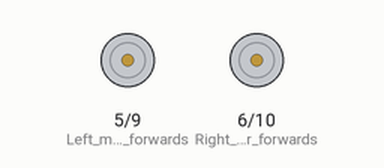
This sketch was run on a simulated Arduino Uno, built with avr-gcc and run on an emulated ATmega328P. Shown: motor-driver pin pairs drawn as motors (green arrow = first pin HIGH = forward, orange = second pin HIGH = backward, longer = more drive).

Above: at 0.1 s.
At 4.6 s:
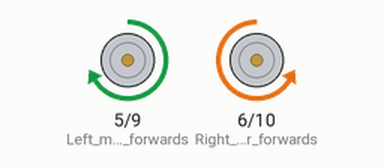
At 19.1 s:
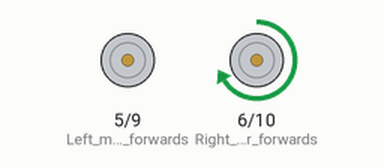
At 38.6 s:
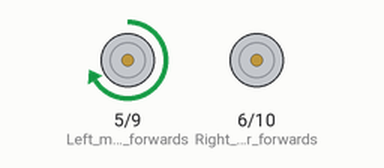
Timing chart, 0 to 40.0 s (numbered marks = the images above):
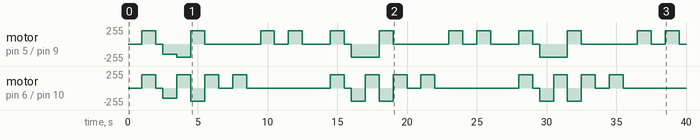

The sketch:

move_control.ino
```cpp
int left = 0;
int Left_motor_backwards=9;     //左电机后退(IN1)
int Left_motor_forwards=5;     //左电机前进(IN2)

int right = 1;
int Right_motor_forwards=6;    // 右电机前进(IN3)
int Right_motor_backwards=10;    // 右电机后退(IN4)

void setup() {
  pinMode(Left_motor_forwards,OUTPUT);
  pinMode(Left_motor_backwards,OUTPUT);
  pinMode(Right_motor_forwards,OUTPUT);
  pinMode(Right_motor_backwards,OUTPUT);
}

void unilateralControl(int side, int back, int go, int velocity, int time) { //单边电机控制：前进/后退/停转
  if (back && go) return;

  int backwards, forwards;
  //assert：side输入无误
  side == left ? ( backwards = Left_motor_backwards, forwards = Left_motor_forwards ) :
  ( backwards = Right_motor_backwards, forwards = Right_motor_forwards );

  digitalWrite(backwards, back ? HIGH : LOW);
  digitalWrite(forwards, go ? HIGH : LOW);

  //PWM比例0~255可调速
  analogWrite(backwards, back ? velocity : 0);
  analogWrite(forwards, go ? velocity : 0);
  delay(time);
}

void run(int time) { //小车前进
  // 右电机前进
  unilateralControl(right, 0, 1, 200, 0);

  // 左电机前进
  unilateralControl(left, 0, 1, 200, 0);
  delay(time);
}

void brake(int time) { //小车制动
  //右电机停转
  unilateralControl(right, 0, 0, 0, 0);

  //左电机停转
  unilateralControl(left, 0, 0, 0, 0);
  delay(time);
}

void turn_left(int time) { //小车左转向
   //右电机前进
  unilateralControl(right, 0, 1, 200, 0);

  //左电机停转
  unilateralControl(left, 0, 0, 0, 0);
  delay(time);
}

void spin_left(int time) { //小车逆时针旋转
  //右电机前进
  unilateralControl(right, 0, 1, 200, 0);

  //左轮后退
  unilateralControl(left, 1, 0, 200, 0);
  delay(time);
}

void turn_right(int time) { //小车右转向
   //右电机停转
  unilateralControl(right, 0, 0, 0, 0);

  //左电机前进
  unilateralControl(left, 0, 1, 200, 0);
  delay(time);
}

void spin_right(int time) { //小车顺时针旋转
  //右电机后退
  unilateralControl(right, 1, 0, 200, 0);

  //左电机前进
  unilateralControl(left, 0, 1, 200, 0);
  delay(time);	//执行时间，可以调整
}

void go_back(int time) { //小车后退
  //右电机后退
  unilateralControl(right, 1, 0, 150, 0);

  //左电机后退
  unilateralControl(left, 1, 0, 150, 0);
  delay(time);  //执行时间，可以调整
}

void loop()
{
  int i;
  delay(1000);
  // 设计动作：
  // 1. 前进一秒
  // 2. 刹车0.5秒
  // 3. 后退一秒
  run(1000);
  brake(500);
  go_back(1000);

  // 4. 原地逆时针转0.5s两次
  for(i=0;i<2;i++) spin_left(500);

  // 5. 原地顺时针转0.5s两次
  for(i=0;i<2;i++) spin_right(500);

  // 6. 左转1s刹车1s两次
  for(i=0;i<2;i++) { turn_left(1000); brake(1000); }

  // 6. 右转1s刹车1s两次
  for(i=0;i<2;i++) { turn_right(1000); brake(1000); }
}
```

Measured:
- by itself, motor on pin 5 (Left_motor_forwards) / pin 9 (Left_motor_backwards): stopped → forward 200/255 at 1.0 s, → stopped 1.0 s later, → backward 150/255 0.50 s later, → backward 200/255 1.0 s later, … (28 changes in this stretch)
- by itself, motor on pin 6 (Right_motor_forwards) / pin 10 (Right_motor_backwards): stopped → forward 200/255 at 1.0 s, → stopped 1.0 s later, → backward 150/255 0.50 s later, → forward 200/255 1.0 s later, … (27 changes in this stretch)
